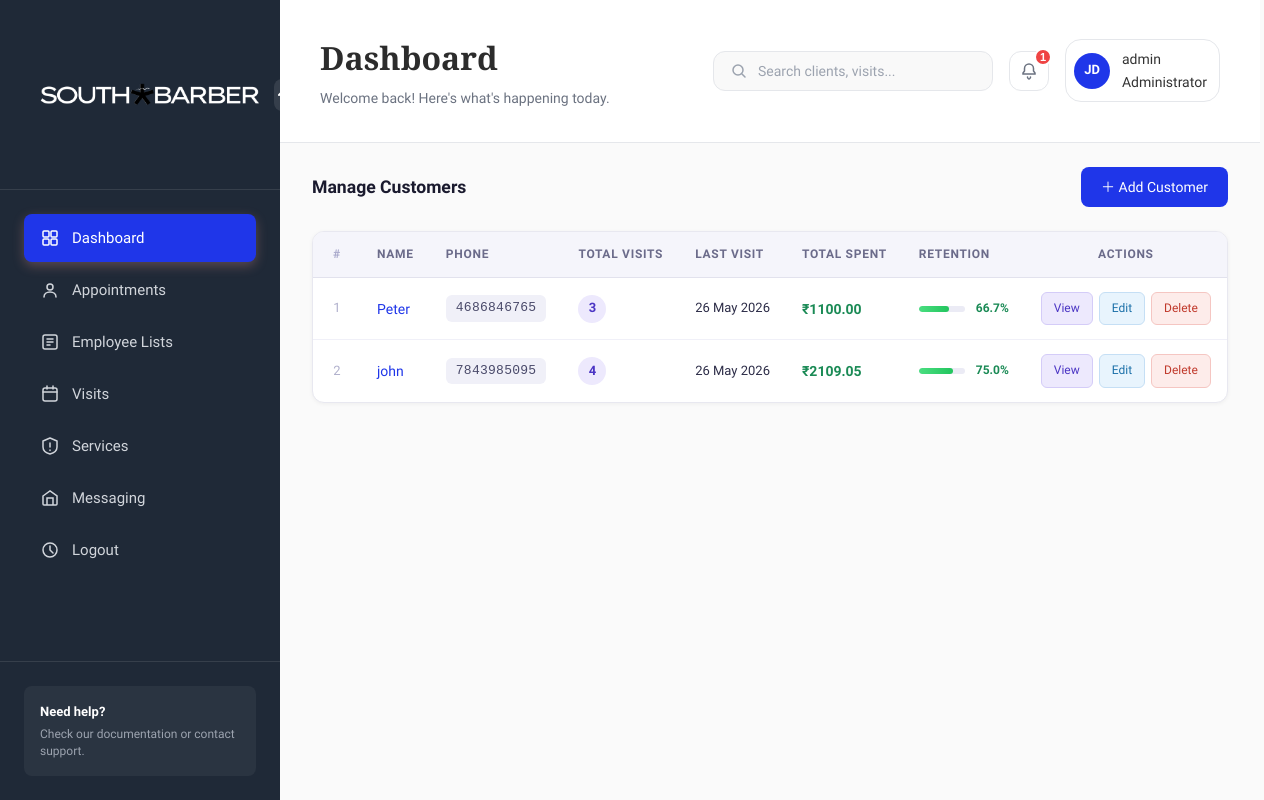
/adminsection/customerlist/ (signed in), run on an earlier commit of the app's database.
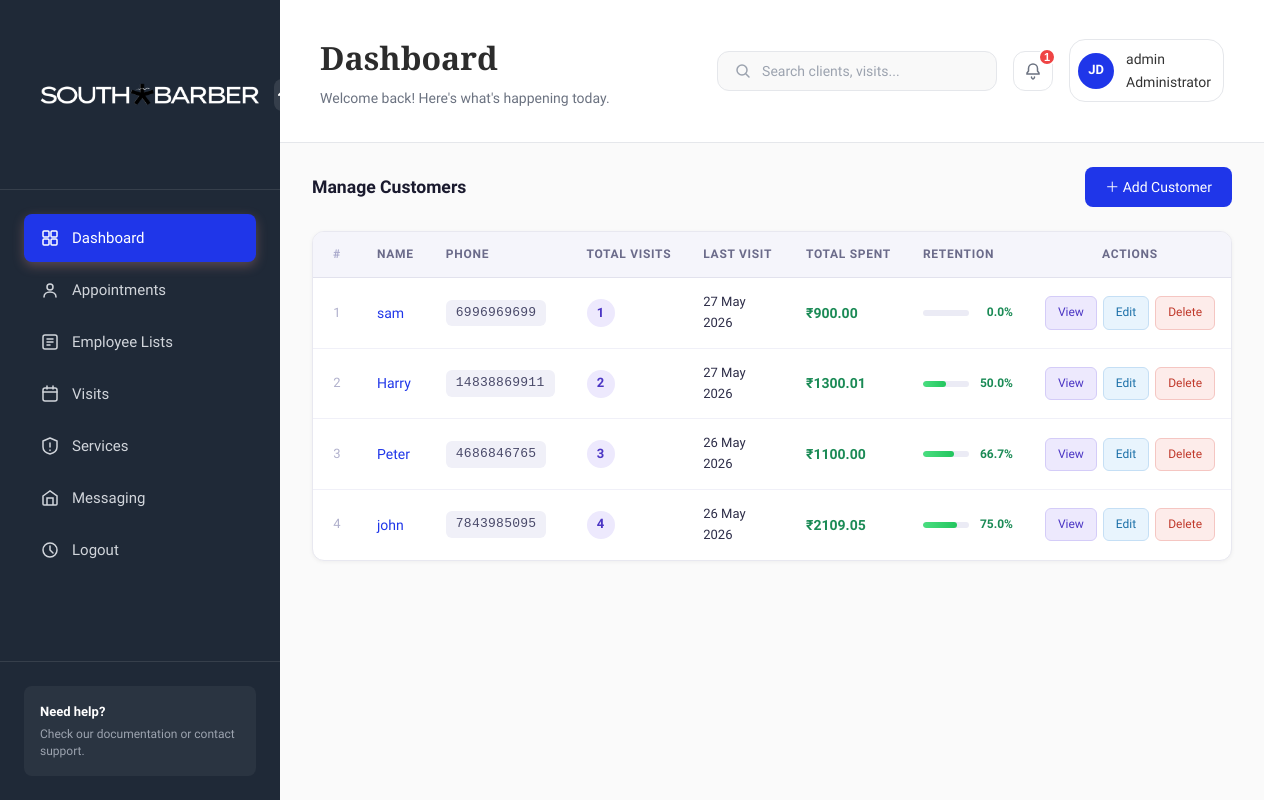
And on a later commit of the database.
### adminsection/models.py (models this page shows, shortened)
class User(AbstractUser):
    ROLE_CHOICES = (
        ('ADMIN', 'Admin'),
        ('MANAGER', 'Manager'),
        ('EMPLOYEE', 'Employee'),
        ('CUSTOMER', 'Customer'),
    )
    Role = models.CharField(max_length=20, choices=ROLE_CHOICES)
    Store = models.ForeignKey(Store, on_delete=models.SET_NULL, null=True, blank=True)

class Customer(models.Model):
    PhoneID = models.UUIDField(primary_key=True, default=uuid.uuid4)
    PhoneNumber = models.CharField(max_length=15, unique=True)
    Name = models.CharField(max_length=150)
    Note = models.TextField(blank=True)
    CreateDate = models.DateTimeField(auto_now_add=True)
    UpdateDate = models.DateTimeField(auto_now=True)
    @property
    def total_visits(self):
        return self.visits.count()
    @property
    def return_visits(self):
        return max(self.visits.count() - 1, 0)
    @property
    def retention_rate(self):
        total = self.total_visits
        if total <= 1:
            return 0.0
        return round((self.return_visits / total) * 100, 1)
    @property
    def last_visit(self):
        visit = self.visits.order_by('-VisitDate').first()
        return visit.VisitDate if visit else None
    @property
    def total_spent(self):
        return sum(v.final_amount for v in self.visits.all())

class Visit(models.Model):
    DISCOUNT_TYPE_CHOICES = (
        ('PERCENT', 'Percentage (%)'),
        ('AMOUNT', 'Fixed Amount (₹)'),
    )
    Customer = models.ForeignKey(
        Customer,
        on_delete=models.CASCADE,
        related_name='visits'
    )
    VisitDate = models.DateTimeField(default=timezone.now)
    BillAmount = models.DecimalField(max_digits=10, decimal_places=2)
    DiscountType = models.CharField(
        max_length=10,
        choices=DISCOUNT_TYPE_CHOICES,
        default='PERCENT'
    )
    DiscountValue = models.DecimalField(
        max_digits=10,
        decimal_places=2,
        default=0,
        help_text="Enter % value or flat ₹ amount depending on DiscountType"
    )
    Note = models.TextField(blank=True)
    class Meta:
        ordering = ['-VisitDate']
    @property
    def discount_amount(self):
        if self.DiscountType == 'PERCENT':
            return round(self.BillAmount * self.DiscountValue / 100, 2)
        return self.DiscountValue  # already a flat amount
    @property
    def final_amount(self):
        return max(self.BillAmount - self.discount_amount, 0)

### adminsection/views.py (the view)
# urls.py: path('customerlist/', views.customerlist, name='customerlist'),
@staff_member_required
def customerlist(request):
    CustomerList = Customer.objects.order_by('-CreateDate')
    letters = list(string.ascii_uppercase)
    customers_with_letters = []
    for i, customer in enumerate(CustomerList):
        letter_id = letters[i % 26]
        customers_with_letters.append({
            'customer': customer,
            'letter_id': letter_id
        })
    return render(request, 'adminsection/customer-list.html', {'customers_with_letters': customers_with_letters})

### templates/adminsection/customer-list.html (shortened to what this page needs)
{% extends 'adminsection/base.html' %}
{% load static %}
{% block content %}
<div id="page-wrapper">
  <div class="main-page">
    <div class="customers-wrapper">
      <div class="customers-header">
        <h3>Manage Customers</h3>
        <a href="{% url 'addcustomer' %}" class="btn-add-customer">
          ＋ Add Customer
        </a>
      </div>
      <div class="customers-table-card">
        <table class="customers-table">
          <thead>
            <tr>
              <th>#</th>
              <th>Name</th>
              <th>Phone</th>
              <th>Total Visits</th>
              <th>Last Visit</th>
              <th>Total Spent</th>
              <th>Retention</th>
              <th style="text-align:center;">Actions</th>
            </tr>
          </thead>
          <tbody>
            {% for item in customers_with_letters %}
            <tr>
              <td>{{ forloop.counter }}</td>
              <td>
                <a href="{% url 'customer_detail' item.customer.PhoneID %}" class="customer-name-link">
                  {{ item.customer.Name }}
                </a>
              </td>
              <td>
                <span class="phone-badge">{{ item.customer.PhoneNumber }}</span>
              </td>
              <td>
                <span class="visits-pill">{{ item.customer.total_visits }}</span>
              </td>
              <td class="date-cell">
                {% if item.customer.last_visit %}
                  {{ item.customer.last_visit|date:"d M Y" }}
                {% else %}
                  <span style="color:#c0c0d8;">—</span>
                {% endif %}
              </td>
              <td>
                <span class="spent-amount">₹{{ item.customer.total_spent }}</span>
              </td>
              <td>
                <div class="retention-bar-wrap">
                  <div class="retention-bar">
                    <div class="retention-fill" style="width: {{ item.customer.retention_rate }}%;"></div>
                  </div>
                  <span class="retention-label">{{ item.customer.retention_rate }}%</span>
                </div>
              </td>
              <td>
                <div class="action-cell" style="justify-content:center;">
                  <a href="{% url 'customer_detail' item.customer.PhoneID %}" class="btn-view">
                    View
                  </a>
                  <a href="{% url 'editcustomer' item.customer.PhoneID %}" class="btn-edit">
                    Edit
                  </a>
                  <a href="{% url 'deletecustomer' item.customer.PhoneID %}"
                     class="btn-delete"
                     onclick="return confirm('Delete this customer?');">
                    Delete
                  </a>
                </div>
              </td>
            </tr>
            {% empty %}
            <tr>
              <td colspan="8" class="empty-state">No customers found. Add your first customer to get started.</td>
            </tr>
            {% endfor %}
          </tbody>
        </table>
      </div>
    </div>
  </div>
</div>
{% endblock %}

### templates/adminsection/base.html (shortened to what this page needs)
{% load static %}
<!DOCTYPE html>
<html lang="en">
<head>
    <link rel="stylesheet" href="{% static 'css/styles.css' %}">
</head>
<body>
    <html class="app-container">
        <aside class="sidebar">
            <div class="sidebar-header">
                <div class="logo">
                    <img src="{% static 'images/SOUTH BARBER LOGO.png' %}" alt="South Barber Logo" style="width:250px; height:125px;">
                </div>
                <button class="sidebar-toggle">
                    <svg width="20" height="20" viewBox="0 0 20 20" fill="none">
                        <path d="M15 10L10 5L5 10" stroke="currentColor" stroke-width="2" stroke-linecap="round"/>
                    </svg>
                </button>
            </div>
            <nav class="sidebar-nav">
                <a href="{% url 'dashboard' %}" class="nav-item active">
                    <span>Dashboard</span>
                </a>
                <a href="{% url 'allappointment' %}" class="nav-item">
                    <svg width="20" height="20" viewBox="0 0 20 20" fill="none">
                        <circle cx="10" cy="7" r="3" stroke="currentColor" stroke-width="1.5"/>
                        <path d="M4 17C4 14 6.5 12 10 12C13.5 12 16 14 16 17" stroke="currentColor" stroke-width="1.5" stroke-linecap="round"/>
                    </svg>
                    <span>Appointments</span>
                </a>
                <a href="{% url 'employeelist' %}" class="nav-item">
                    <svg width="20" height="20" viewBox="0 0 20 20" fill="none">
                        <rect x="3" y="3" width="14" height="14" rx="2" stroke="currentColor" stroke-width="1.5"/>
                        <path d="M7 7H13M7 10H13M7 13H10" stroke="currentColor" stroke-width="1.5" stroke-linecap="round"/>
                    </svg>
                    <span>Employee Lists</span>
                </a>
                <a href="{% url 'customerlist' %}" class="nav-item">
                    <svg width="20" height="20" viewBox="0 0 20 20" fill="none">
                        <rect x="3" y="4" width="14" height="13" rx="2" stroke="currentColor" stroke-width="1.5"/>
                        <path d="M7 2V5M13 2V5M3 8H17" stroke="currentColor" stroke-width="1.5" stroke-linecap="round"/>
                    </svg>
                    <span>Visits</span>
                </a>
                <a href="{% url 'manageservices' %}" class="nav-item">
                    <svg width="20" height="20" viewBox="0 0 20 20" fill="none">
                        <path d="M3 5L10 2L17 5V11C17 14.5 14 17 10 18C6 17 3 14.5 3 11V5Z" stroke="currentColor" stroke-width="1.5" stroke-linejoin="round"/>
                        <path d="M10 7V11M10 14V14.5" stroke="currentColor" stroke-width="1.5" stroke-linecap="round"/>
                    </svg>
                    <span>Services</span>
                </a>
                <a href="#" class="nav-item">
                    <svg width="20" height="20" viewBox="0 0 20 20" fill="none">
                        <path d="M3 8L10 3L17 8V16C17 16.5 16.5 17 16 17H4C3.5 17 3 16.5 3 16V8Z" stroke="currentColor" stroke-width="1.5"/>
                        <path d="M13 17V10H7V17" stroke="currentColor" stroke-width="1.5"/>
                    </svg>
                    <span>Messaging</span>
                </a>
                <a href="{% url 'logout' %}" class="nav-item">
                    <svg width="20" height="20" viewBox="0 0 20 20" fill="none">
                        <circle cx="10" cy="10" r="7" stroke="currentColor" stroke-width="1.5"/>
                        <path d="M10 6V10L13 13" stroke="currentColor" stroke-width="1.5" stroke-linecap="round"/>
                    </svg>
                    <span>Logout</span>
                </a>
            </nav>
            <div class="sidebar-footer">
                <div class="help-section">
                    <p class="help-title">Need help?</p>
                    <p class="help-text">Check our documentation or contact support.</p>
                </div>
            </div>
        </aside>
        <main class="main-content">
            <header class="header">
                <div class="header-left">
                    <h1 class="page-title">Dashboard</h1>
                    <p class="page-subtitle">Welcome back! Here's what's happening today.</p>
                </div>
                <div class="header-right">
                    <div class="search-box">
                        <svg width="18" height="18" viewBox="0 0 18 18" fill="none">
                            <circle cx="8" cy="8" r="5" stroke="currentColor" stroke-width="1.5"/>
                            <path d="M12 12L15 15" stroke="currentColor" stroke-width="1.5" stroke-linecap="round"/>
                        </svg>
                        <input type="text" placeholder="Search clients, visits...">
                    </div>
                    <button class="notification-btn">
                        <svg width="20" height="20" viewBox="0 0 20 20" fill="none">
                            <path d="M10 3C7.5 3 5.5 5 5.5 7.5V10L4 12V13H16V12L14.5 10V7.5C14.5 5 12.5 3 10 3Z" stroke="currentColor" stroke-width="1.5"/>
                            <path d="M8.5 16C8.5 17 9.5 18 10 18C10.5 18 11.5 17 11.5 16" stroke="currentColor" stroke-width="1.5" stroke-linecap="round"/>
                        </svg>
                        <span class="notification-badge">1</span>
                    </button>
                    <div class="user-menu">
                        {% if request.user.is_authenticated %}
                        <div class="user-avatar">JD</div>
                        <span class="user-name">
                            <p>{{ user.username }}</p>
                            {% if request.user.is_superuser %}
                            <span>Administrator </span>
                            {% else %}
                            <span>Staff</span>
                            {% endif %}
                                </span>
                        </div>
                        {% endif %}
                </div>
            </header>
            {% block content %}
            {% endblock %}
    </main>
</html>

### templates/adminsection/customer-list.html (style rules this page uses)
.customers-wrapper { padding: 1.5rem 2rem; }
.customers-header { display: flex; align-items: center; justify-content: space-between; margin-bottom: 1.5rem; }
.customers-header h3 { font-size: 1.1rem; font-weight: 600; color: #1a1a2e; margin: 0; }
.btn-add-customer { display: inline-flex; align-items: center; gap: 6px; background: #1f36e9; color: #fff; padding: 9px 20px; border-radius: 8px; font-size: 14px; font-weight: 500; text-decoration: none; transition: background 0.2s; }
.customers-table-card { background: #fff; border-radius: 12px; border: 1px solid #e8e8f0; overflow: hidden; box-shadow: 0 1px 4px rgba(0,0,0,0.05); }
.customers-table { width: 100%; border-collapse: collapse; font-size: 14px; }
.customers-table thead tr { background: #f5f5fb; border-bottom: 1.5px solid #e2e2ed; }
.customers-table thead th { padding: 13px 16px; text-align: left; font-size: 12px; font-weight: 600; text-transform: uppercase; letter-spacing: 0.06em; color: #6b6b8a; white-space: nowrap; }
.customers-table thead th:first-child { width: 48px; text-align: center; color: #aaaacc; }
.customers-table tbody tr { border-bottom: 1px solid #f0f0f8; transition: background 0.15s; }
.customers-table tbody tr:last-child { border-bottom: none; }
.customers-table td { padding: 14px 16px; color: #2d2d48; vertical-align: middle; }
.customers-table td:first-child { text-align: center; color: #b0b0cc; font-size: 13px; font-weight: 500; }
.customer-name-link { color: #1f36e9; font-weight: 500; text-decoration: none; }
.phone-badge { display: inline-block; background: #f0f0f8; color: #4a4a6a; border-radius: 6px; padding: 3px 10px; font-size: 13px; font-family: monospace; letter-spacing: 0.02em; }
.visits-pill { display: inline-flex; align-items: center; justify-content: center; width: 28px; height: 28px; border-radius: 50%; background: #ede9fd; color: #4b35c4; font-size: 13px; font-weight: 600; }
.spent-amount { font-weight: 600; color: #1a8a55; }
.retention-bar-wrap { display: flex; align-items: center; gap: 8px; min-width: 90px; }
.retention-bar { flex: 1; height: 6px; background: #ebebf5; border-radius: 99px; overflow: hidden; }
.retention-fill { height: 100%; background: linear-gradient(90deg, #4ade80, #22c55e); border-radius: 99px; }
.retention-label { font-size: 12px; font-weight: 600; color: #1a8a55; min-width: 36px; text-align: right; }
.date-cell { color: #5a5a7a; font-size: 13px; }
.action-cell { display: flex; align-items: center; gap: 6px; }
.btn-view { display: inline-flex; align-items: center; gap: 4px; padding: 6px 12px; border-radius: 6px; font-size: 12px; font-weight: 500; text-decoration: none; background: #ede9fd; color: #4b35c4; border: 1px solid #d4ccf8; transition: background 0.15s; }
.btn-edit { display: inline-flex; align-items: center; gap: 4px; padding: 6px 12px; border-radius: 6px; font-size: 12px; font-weight: 500; text-decoration: none; background: #e8f4fd; color: #1a6fa8; border: 1px solid #c5dff5; transition: background 0.15s; }
.btn-delete { display: inline-flex; align-items: center; gap: 4px; padding: 6px 12px; border-radius: 6px; font-size: 12px; font-weight: 500; text-decoration: none; background: #fdecea; color: #c0392b; border: 1px solid #f5c6c2; transition: background 0.15s; }

What changed in the data, as far as the page shows it:
added Customer: customer.Name "sam", customer.PhoneNumber "6996969699", customer.total_visits "1", customer.last_visit "27 May 2026", customer.total_spent "900.00", customer.retention_rate "0.0"
added Customer: customer.Name "Harry", customer.PhoneNumber "14838869911", customer.total_visits "2", customer.last_visit "27 May 2026", customer.total_spent "1300.01", customer.retention_rate "50.0"
